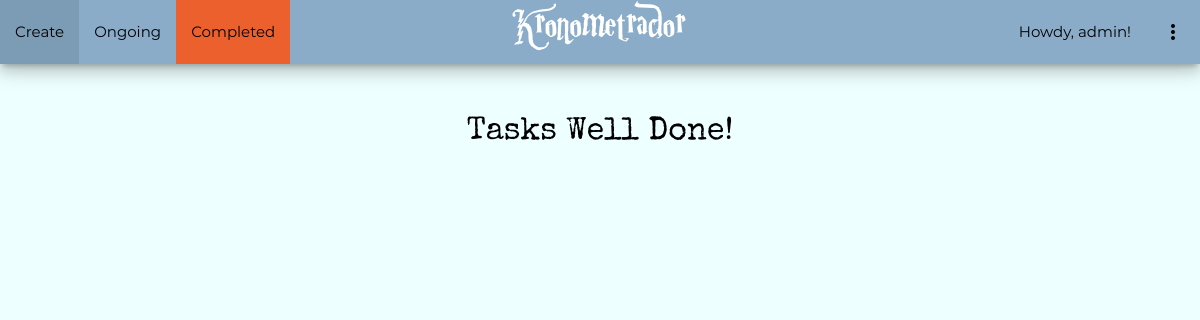
The page /completed/ (signed in) on the database as committed earlier.
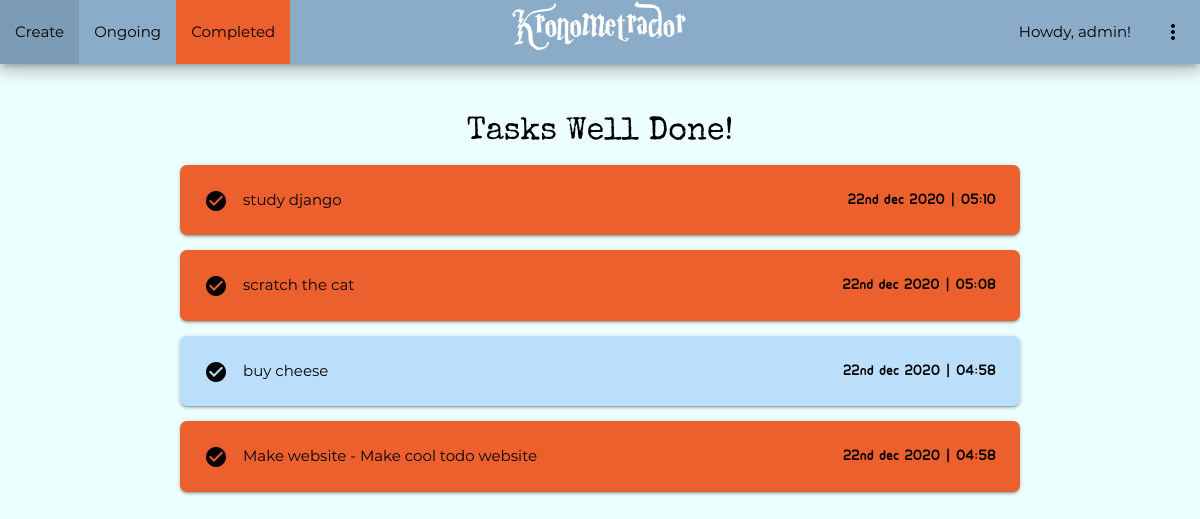
The same page on the database as committed later.
### todo/models.py (models this page shows, shortened)
class Todo(models.Model) :
    title = models.CharField(max_length=30)
    memo = models.TextField(blank=True)
    created = models.DateTimeField(auto_now_add=True)
    datecompleted = models.DateTimeField(null=True, blank=True)
    important = models.BooleanField(default=False)
    user = models.ForeignKey(User, on_delete=models.CASCADE)

### todo/views.py (the view)
# urls.py: path('completed/', views.completedtodos, name='completedtodos'),
@login_required
def completedtodos(request) :
    todos = Todo.objects.filter(user=request.user, datecompleted__isnull=False).order_by('-datecompleted')
    return render(request, 'todo/completedtodos.html', {'todos':todos})

### todo/templates/todo/completedtodos.html
{% extends 'todo/base.html' %}
{% block home-url %}{% url 'home' %}{% endblock %}
{% block create-url %}{% url 'createtodo' %}{% endblock %}
{% block current-url %}{% url 'currenttodos' %}{% endblock %}
{% block completed-url %}#!{% endblock %}
{% block completed-active %}class="active"{% endblock %}
{% block content %}
<div class="container center completed-header">
    Tasks Well Done!
</div>
<div class="container">
    {% for todo in todos %}
    <div class="card-panel {% if todo.important %}imp-todo{% else %}todo{% endif %}-card">
        <i class="material-icons left">check_circle</i>
        <a href="{% url 'viewtodo' todo.id %}">
            {{ todo.title }}
            {% if todo.memo %}
                - {{ todo.memo }}
            {% endif %}
        </a>
        <span class="right ubuntu-font">{{ todo.datecompleted|date:'jS b Y | H:i' }}</span>
    </div>
    {% endfor %}
</div>
{% endblock %}

Rows that differ between the two databases and show on the page:
added Todo: title "study django", datecompleted|H "22nd dec 2020 | 05:10"
added Todo: title "scratch the cat", datecompleted|H "22nd dec 2020 | 05:08"
now on this page (row edited): Todo: title "buy cheese", datecompleted|H "22nd dec 2020 | 04:58", important False (drawn)
now on this page (row edited): Todo: title "Make website", memo "Make cool todo website", datecompleted|H "22nd dec 2020 | 04:58"
